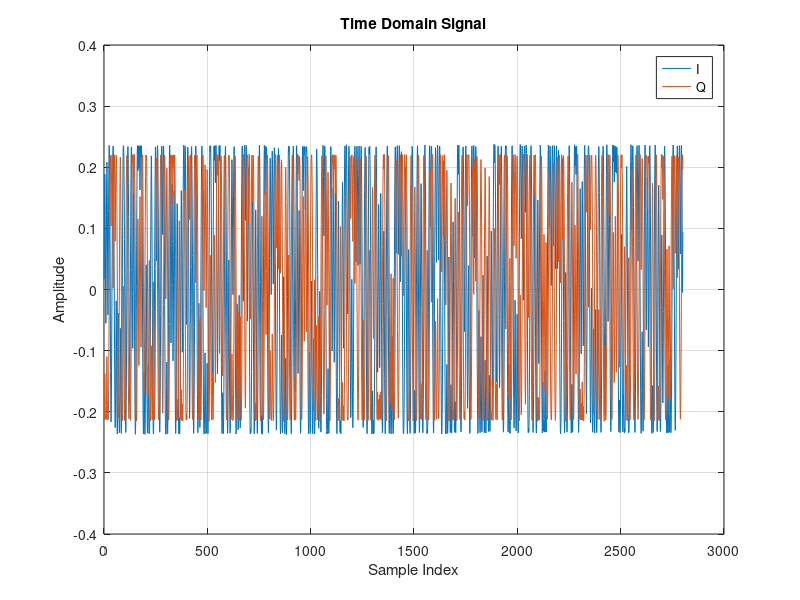

Here is the MATLAB script that generated this plot: (Note: this script raises an error after producing the figure.)
%% Recovery of IEEE 802.15.4 OQPSK Signals
% https://mathworks.com/help/comm/ug/recovery-of-ieee-802-15-4-oqpsk-signals.html

%% Open data
fid = fopen('capture_nRF/data/802154_short_includeCRC.dat', 'rb'); % Open file for reading in binary mode
raw_data = fread(fid, 'float32'); % Read as 32-bit float
fclose(fid);

% Convert interleaved real and imaginary parts into complex values
data = raw_data(1:2:end) + 1j * raw_data(2:2:end);

% Slice data to contain only packet
data = data(3200:6000);

% Plot IQ samples
plot(real(data), 'DisplayName', 'I');
hold on;
plot(imag(data), 'DisplayName', 'Q');
hold off;
legend;
title('Time Domain Signal');
xlabel('Sample Index');
ylabel('Amplitude');
grid on;

%% Matched filtering (half-sine shaping)
spc = 10; % samples per symbol (sampled at 10MHz, 1 QPSK Msymbol/s)
decimationFactor = 1; %
half_sine_pulse = sin(0:pi/spc:pi);
fprintf('half_sine_pulse = %d samples\n', ...
    length(half_sine_pulse));

matched_filter = dsp.FIRDecimator(decimationFactor,half_sine_pulse);
% len(halfSinePulse) = sps + 1. Apparently doesn't have to be precise
% for demodulation purposees, only for modulation (see GNU Radio modulation implementation)
% filteredOQPSK = matched_filter(data); % matched filter output
filteredOQPSK = data;

% % Plot IQ samples
% plot(real(filteredOQPSK), 'DisplayName', 'I');
% hold on;
% plot(imag(filteredOQPSK), 'DisplayName', 'Q');
% plot(real(data), 'DisplayName', 'Idata');
% plot(imag(data), 'DisplayName', 'Idata');
% plot((half_sine_pulse), 'DisplayName', 'halfSinePulse');
% hold off;
% legend;
% title('Time Domain Signal');
% xlabel('Sample Index');
% ylabel('Amplitude');
% grid on;

%% Delaying back Q component (or delaying I to be causal)
% Frequency offsets up to 30 kHz are expected from IEEE 802.15.4 PHY receivers
% To observe the constellation of OQPSK signals, delay back the Q component half a symbol

% Plot constellation of QPSK-equivalent (impaired)
% received signal
function qpskSig = helperAlignIQ(oqpskSig, sps)

qpskSig = complex(real(oqpskSig(1:end-sps/2)), ...
    imag(oqpskSig(sps/2+1:end)));
end
% PROBLEM: THIS ASSUMES THAT THE SPS IS EVEN!
% PROBLEM: implementing a "backwards" delay is non-causal.
% I would have to instead delay the I component half a symbol, which is equivalent

filteredQPSK_delayed = helperAlignIQ(filteredOQPSK, spc/decimationFactor);

% Plot IQ samples
plot(real(filteredQPSK_delayed), 'DisplayName', 'I');
hold on;
plot(imag(filteredQPSK_delayed), 'DisplayName', 'Q delayed');
plot(real(filteredOQPSK), 'DisplayName', 'I');
plot(imag(filteredOQPSK), 'DisplayName', 'Q');

hold off;
legend;
title('Time Domain Signal');
xlabel('Sample Index');
ylabel('Amplitude');
grid on;

% This function does some black magic. Somehow it manages to allign the symbols, even though the phase is unknown
constellation = comm.ConstellationDiagram( ...
    'XLimits',[-7.5 7.5], ...
    'YLimits',[-7.5 7.5], ...
    'ReferenceConstellation',5*qammod(0:3, 4), ...
    'Name','Received QPSK-Equivalent Signal');
constellation.Position = [constellation.Position(1:2) 300 300];
constellation(filteredQPSK_delayed);


%% Coarse frequency compensation (replacable by FLL-Band edge)
% This is another method that can't be implemented in real time.
% It basically inteprets the data  as MSK, and finds the two MSK frequency peaks.
% Then it averages the values
% This could be replaced with a FLL-Band edge, which kind of does the same but automatically (remember balance)
% Coarse frequency compensation of OQPSK signal

%For OQPSK modulation, the coarse frequency compensator uses the FFT-based algorithm described in [ 4 ].
% The algorithm searches for spectral peaks at ±200 kHz around the symbol rate.


coarseFrequencyCompensator = comm.CoarseFrequencyCompensator( ...
    'Modulation','OQPSK', ...
    'SampleRate',spc*1e6/decimationFactor, ...
    'FrequencyResolution',1e3);
[coarseCompensatedOQPSK, coarseFrequencyOffset] = ...
    coarseFrequencyCompensator(filteredOQPSK);
% DOES NOT USE DELAYED VERSION!!!!!!!!!

% print estimated offset
fprintf('Estimated frequency offset = %.3f kHz\n', ...
    coarseFrequencyOffset/1000);

% Plot QPSK-equivalent coarsely compensated signal
% NOW THAT THE FREQUENCY IS COMPENSATED, ALIGN TO PLOT (DELAY Q HALF A SYMBOL)
coarseCompensatedQPSK = helperAlignIQ(coarseCompensatedOQPSK, spc/decimationFactor);
release(constellation);
constellation.Name = ...
    'Coarse frequency compensation (QPSK-Equivalent)';
constellation(coarseCompensatedQPSK);

%% Fine frequency compensation (This is Costas Loop in GNU Radio, or also included in Costellation Receiver block)
% This is done, however, after Symbol Sync in the GNU Radio QPSK diagrams
% According to the MATLAB tutorial, this algorithm is different than the one used for QPSK, which
% does not apply to OQPSK signals even if their I component is delayed by half a symbol
% Reference Book: Rice, Michael. Digital Communications - A Discrete-Time Approach. 1st ed. New York, NY: Prentice Hall, 2008.

% Fine frequency compensation of OQPSK signal
fineFrequencyCompensator = comm.CarrierSynchronizer( ...
    'Modulation','OQPSK', ...
    'SamplesPerSymbol',spc/decimationFactor);
fineCompensatedOQPSK = ...
    fineFrequencyCompensator(coarseCompensatedOQPSK);

% Plot QPSK-equivalent finely compensated signal
fineCompensatedQPSK = helperAlignIQ(fineCompensatedOQPSK, spc/decimationFactor);
release(constellation);
constellation.Name = 'Fine frequency compensation (QPSK-Equivalent)';
constellation(fineCompensatedQPSK);


%% Timing recovery (Symbol sync in GNU Radio)
% This IS equivalent to the timing recovery counterpart for QPSK signals (so, just Symbol Sync)
% Timing recovery of OQPSK signal, via its QPSK-equivalent version
symbolSynchronizer = comm.SymbolSynchronizer( ...
    'Modulation','OQPSK', ...
    'SamplesPerSymbol',spc/decimationFactor);
syncedQPSK = symbolSynchronizer(fineCompensatedOQPSK);

% Plot QPSK symbols (1 sample per chip)
release(constellation);
constellation.Name = 'Timing Recovery (QPSK-Equivalent)';
constellation(syncedQPSK);
